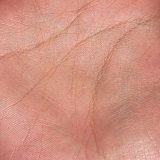
%> input picture colorpics/IMG_003 (3).jpg, 160 x 160 px
$ octave testresp.m   (GNU Octave 9; MATLAB toolbox functions it lacks are replaced by stand-ins)
%> lines starting %> are read from the running program, lines starting %| are printed output that depends on the picture
### cmfrat.m
function mat = cmfrat(row, col, angle)
    row = row + 4;
    col = col + 4;
    mat = zeros(row, col);

    m = -tand(angle);
    a = round(col / 2);
    b = round(row / 2);

    if (angle >= 0 && angle <= 45) || (angle > 135 && angle <= 180)
        for x=col - 2:-1:3
            y = round(m*(x - a) + b);
            mat([y-1, y, y+1], x) = 1/33;
            mat([y-3, y-2, y+2, y+3], x) = -1/66;
        end

    elseif angle > 45 && angle <= 135
        for y=row - 2:-1:3
            x = round((y - b)/m + a);
            mat(y, [x-1, x, x+1]) = 1/33;
            mat(y, [x-3, x-2, x+2, x+3]) = -1/66;
        end
    end
end

### edgeresponse.m
function image = edgeresponse(im, resp)
        %cmfrat filters 0, 20, 40, 60, 80, 100, 120, 140, 160
        f0 = cmfrat(11, 11, 0);
        f20 = cmfrat(11, 11, 20);
        f40 = cmfrat(11, 11, 40);
        f60 = cmfrat(11, 11, 60);
        f80 = cmfrat(11, 11, 80);
        f100 = cmfrat(11, 11, 100);
        f120 = cmfrat(11, 11, 120);
        f140 = cmfrat(11, 11, 140);
        f160 = cmfrat(11, 11, 160);

        im0 = imfilter(im, f0, 'symmetric');
        im20 = imfilter(im, f20, 'symmetric');
        im40 = imfilter(im, f40, 'symmetric');
        im60 = imfilter(im, f60, 'symmetric');
        im80 = imfilter(im, f80, 'symmetric');
        im100 = imfilter(im, f100, 'symmetric');
        im120 = imfilter(im, f120, 'symmetric');
        im140 = imfilter(im, f140, 'symmetric');
        im160 = imfilter(im, f160, 'symmetric');

        %combined the images
        if strcmp(resp, 'max')
            image = maxresponse(im0, im20, im40, im60, im80, im100, im120, im140, im160);
        else
            image = minresponse(im0, im20, im40, im60, im80, im100, im120, im140, im160);
        end

        image = imadjust(image);

% [13 lines of commented-out code are left out]
end

### maxresponse.m
function image = maxresponse(im0, im20, im40, im60, im80, im100, im120, im140, im160)
    [row, col] = size(im0);
    image = zeros(row, col);
    for t=1:row
       for k=1:col
            image(t, k) = max([im0(t, k), im20(t, k), im40(t, k), im60(t, k), im80(t, k), im100(t, k), im120(t, k), im140(t, k), im160(t, k)]);
       end
    end
end

### percentile.m
function th = percentile(im, perc)
    [counts, xi] = imhist(im);
    percent = counts/sum(counts) * 100;
    th = 256;
    temp = 0;
    while temp < perc && th >= 1
       temp = temp + percent(th);
       th = th - 1;
    end

    if th == 0
        th = 1;
    else
        th = xi(th);
    end
end

### testresp.m
close all;
% [14 lines of commented-out code are left out]
    im1 = imread('IMG_003 (3).JPG');
%> im1 is the input picture: size 160x160x3 uint8; mean R, G, B 208.2, 145.5, 129.2
% [7 lines of commented-out code are left out]
    imb = im2double(rgb2gray(im1));
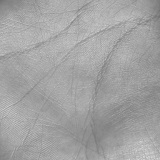
%> imb: size 160x160 double; min 0.443, max 0.847, mean 0.637

    %edge response
    imfirstedge = edgeresponse(imb, 'max');
%> in edgeresponse, `im80 = imfilter(im, f80, 'symmetric');`:
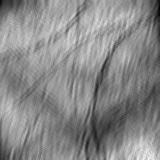
%> im80: size 160x160 double; min 0.145, max 0.27, mean 0.212; drawn with min black and max white
    imsecondedge = edgeresponse(imcomplement(imfirstedge), 'max');
%> call 2 of edgeresponse, with resp = 'max'
%> in edgeresponse (call 2), `im40 = imfilter(im, f40, 'symmetric');`:
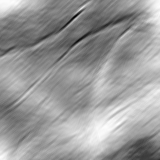
%> im40: size 160x160 double; min -0.115, max 0.345, mean 0.163; drawn with min black and max white
%> in edgeresponse (call 2), `im160 = imfilter(im, f160, 'symmetric');`:
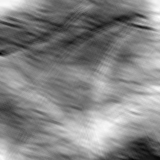
%> im160: size 160x160 double; min -0.0403, max 0.352, mean 0.163; drawn with min black and max white
%> after the loop in maxresponse (call 2), `for t=1:row`:
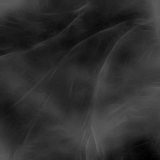
%> image: size 160x160 double; min 0.00351, max 0.39, mean 0.184
    imthirdedge = edgeresponse(imcomplement(imsecondedge*0.4), 'max');
%> call 3 of edgeresponse, with resp = 'max'
%> in edgeresponse (call 3), `im0 = imfilter(im, f0, 'symmetric');`:
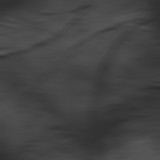
%> im0: size 160x160 double; min 0.176, max 0.352, mean 0.271
%> in edgeresponse (call 3), `image = imadjust(image);`:
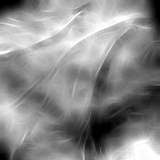
%> image: size 160x160 double; min 0, max 1, mean 0.549

    %canny
    %first
    tlow = percentile(imfirstedge, 12);
%> in percentile, `[counts, xi] = imhist(im);`: counts = 256 values, max 269 at index 1, min 6 at index 253, mean 100; xi = 256 values from 0 to 1
%> in percentile, `percent = counts/sum(counts) * 100;`: percent = 256 values, max 1.05 at index 1, min 0.0234 at index 253, mean 0.391
%> the loop in percentile, `while temp < perc && th >= 1` made 63 passes
%> temp on passes 1 to 12: 1.02, 1.08, 1.12, 1.15, 1.19, 1.24, 1.29, 1.33, 1.39, 1.46, 1.51, 1.56
%> after the loop in percentile, `while temp < perc && th >= 1`: temp = 12.04; th = 193
%> in percentile, `th = xi(th);`: th = 0.753
%> tlow = 0.753
    thigh = percentile(imfirstedge, 5);
%> the loop in percentile (call 2), `while temp < perc && th >= 1` made 43 passes
%> thigh = 0.831
%> (the run ends here)

$ run again, with pics/01.bmp saved as colorpics/IMG_003 (3).jpg
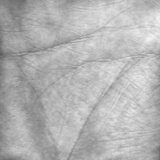
%> input picture pics/01.bmp, 160 x 160 px
%> im1 is the input picture: size 160x160 uint8; min 87, max 247, mean 179.3
%> after the loop in maxresponse (call 2), `for t=1:row`:
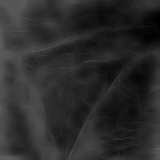
%> image: size 160x160 double; min 0.0017, max 0.377, mean 0.172
%> in edgeresponse (call 3), `image = imadjust(image);`:
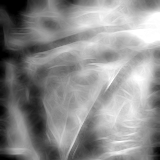
%> image: size 160x160 double; min 0, max 1, mean 0.555
%> counts = 256 values, max 270 at index 256, min 9 at index 7, mean 100; xi = 256 values from 0 to 1
%> percent = 256 values, max 1.05 at index 256, min 0.0352 at index 7, mean 0.391
%> the loop in percentile, `while temp < perc && th >= 1` made 48 passes
%> temp on passes 1 to 8: 1.05, 1.12, 1.2, 1.26, 1.32, 1.41, 1.56, 1.64
%> after the loop in percentile, `while temp < perc && th >= 1`: th = 208
%> in percentile, `th = xi(th);`: th = 0.812
%> the loop in percentile (call 2), `while temp < perc && th >= 1` made 29 passes
%> thigh = 0.886

$ run again, with pics/02.bmp saved as colorpics/IMG_003 (3).jpg
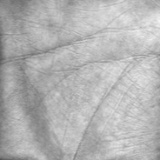
%> input picture pics/02.bmp, 160 x 160 px
%> im1 is the input picture: size 160x160 uint8; min 82, max 244, mean 179
%> after the loop in maxresponse (call 2), `for t=1:row`:
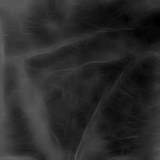
%> image: size 160x160 double; min 0.000172, max 0.391, mean 0.169
%> in edgeresponse (call 3), `image = imadjust(image);`:
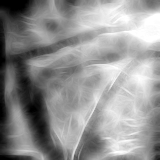
%> image: size 160x160 double; min 0, max 1, mean 0.575
%> counts = 256 values, max 268 at index 256, min 8 at index 4, mean 100; xi = 256 values from 0 to 1
%> percent = 256 values, max 1.05 at index 256, min 0.0312 at index 4, mean 0.391
%> the loop in percentile, `while temp < perc && th >= 1` made 45 passes
%> temp on passes 1 to 8: 1.05, 1.09, 1.17, 1.26, 1.35, 1.45, 1.57, 1.67
%> after the loop in percentile, `while temp < perc && th >= 1`: th = 211
%> in percentile, `th = xi(th);`: th = 0.824
%> the loop in percentile (call 2), `while temp < perc && th >= 1` made 26 passes
%> thigh = 0.898
